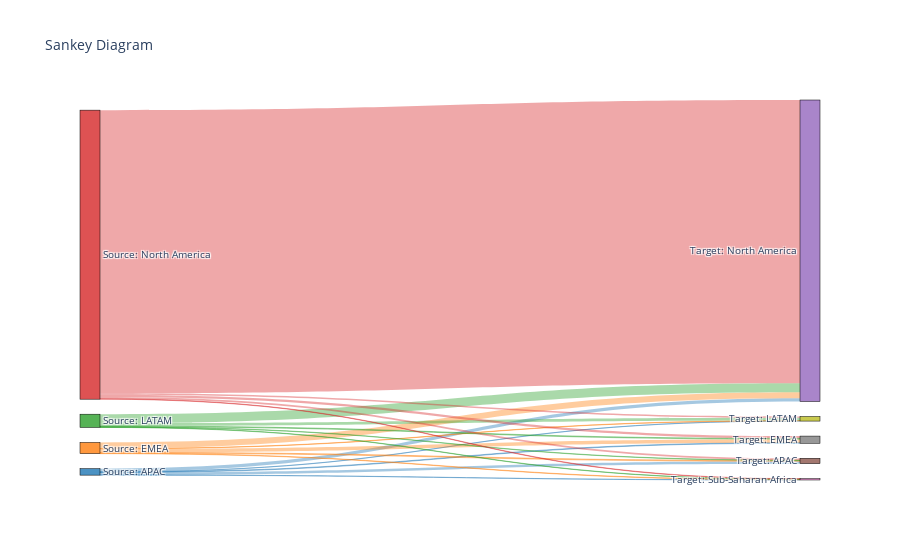

Here is the notebook cell this chart was saved with:
### Code cell
from dataviz.sankey import SankeyChartCreator

sankey_chart_creator = SankeyChartCreator(
     df=df_sankey, 
     flow_column="mean", 
     source_column="client_region", 
     target_column="property_region"
)
sankey_chart_creator.generate_sankey_chart()

### Figure 1 — Plotly figure (JSON) as saved in the notebook; plotly's stock layout.template omitted (floating-point values rounded to 4 significant figures)
{"data": [{"link": {"color": ["rgba(31,119,180, 0.4)", "rgba(31,119,180, 0.4)", "rgba(31,119,180, 0.4)", "rgba(31,119,180, 0.4)", "rgba(31,119,180, 0.4)", "rgba(255,127,14, 0.4)", "rgba(255,127,14, 0.4)", "rgba(255,127,14, 0.4)", "rgba(255,127,14, 0.4)", "rgba(255,127,14, 0.4)", "rgba(44,160,44, 0.4)", "rgba(44,160,44, 0.4)", "rgba(44,160,44, 0.4)", "rgba(44,160,44, 0.4)", "rgba(44,160,44, 0.4)", "rgba(214,39,40, 0.4)", "rgba(214,39,40, 0.4)", "rgba(214,39,40, 0.4)", "rgba(214,39,40, 0.4)", "rgba(214,39,40, 0.4)"], "source": [0, 0, 0, 0, 0, 1, 1, 1, 1, 1, 2, 2, 2, 2, 2, 3, 3, 3, 3, 3], "target": [5, 7, 8, 4, 6, 5, 7, 8, 4, 6, 5, 7, 8, 4, 6, 5, 7, 8, 4, 6], "value": [6180.0, 1602.0, 530.8, 8470.0, 531.9, 2330.0, 9400.0, 900.5, 16220.0, 1134.0, 906.5, 2063.0, 7354.0, 24190.0, 891.0, 4982.0, 6076.0, 3435.0, 756800.0, 1077.0]}, "node": {"color": ["rgba(31,119,180,0.8)", "rgba(255,127,14,0.8)", "rgba(44,160,44,0.8)", "rgba(214,39,40,0.8)", "rgba(148,103,189,0.8)", "rgba(140,86,75,0.8)", "rgba(227,119,194,0.8)", "rgba(127,127,127,0.8)", "rgba(188,189,34,0.8)"], "label": ["Source: APAC", "Source: EMEA", "Source: LATAM", "Source: North America", "Target: North America", "Target: APAC", "Target: Sub-Saharan Africa", "Target: EMEA", "Target: LATAM"], "line": {"color": "black", "width": 0.5}, "pad": 15, "thickness": 20}, "type": "sankey"}], "layout": {"font": {"size": 10}, "title": {"text": "Sankey Diagram"}}}
